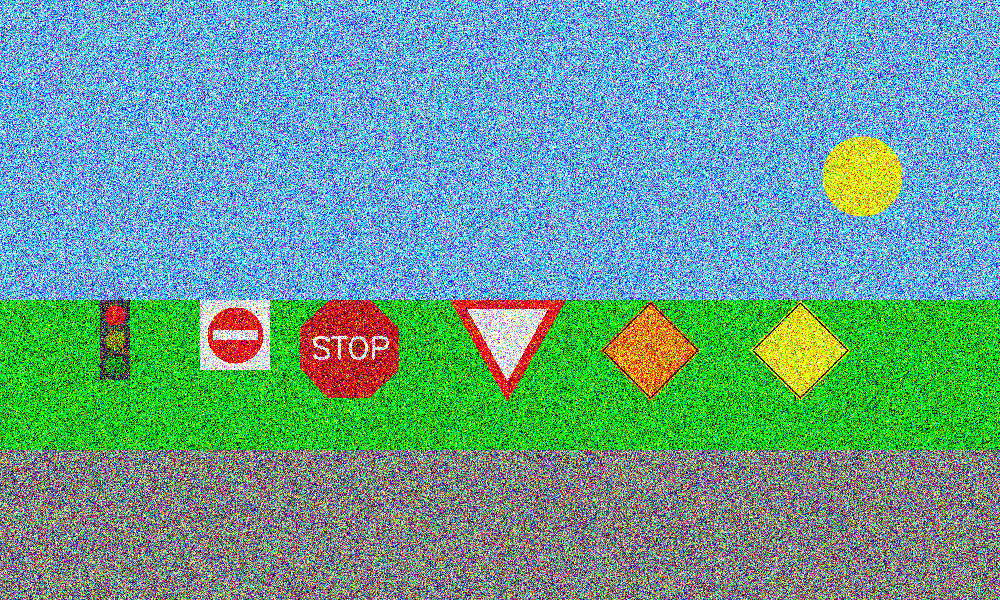
#> input picture input_images/noisy_scene_all_signs.png, 1000 x 600 px
$ python -i ps2.py   (imports and definitions only)
#> lines starting #> are read from the running program, lines starting #| are printed output that depends on the picture; after the words box and inside, x2 and y2 are one past the last pixel; in counts of white or black regions, pixels touching at a corner belong together
"""
CS6476 Problem Set 2 imports. Only Numpy and cv2 are allowed.
"""
import cv2

import numpy as np


def traffic_light_detection(img_in, radii_range):
    """Finds the coordinates of a traffic light image given a radii
    range.

    Use the radii range to find the circles in the traffic light and
    identify which of them represents the yellow light.

    Analyze the states of all three lights and determine whether the
    traffic light is red, yellow, or green. This will be referred to
    as the 'state'.

    It is recommended you use Hough tools to find these circles in
    the image.

    The input image may be just the traffic light with a white
    background or a larger image of a scene containing a traffic
    light.

    Args:
        img_in (numpy.array): image containing a traffic light.
        radii_range (list): range of radii values to search for.

    Returns:
        tuple: 2-element tuple containing:
        coordinates (tuple): traffic light center using the (x, y)
                             convention.
        state (str): traffic light state. A value in {'red', 'yellow',
                     'green'}
    """


    original_image = img_in.copy()

    img_in = cv2.cvtColor(img_in,cv2.COLOR_BGR2GRAY)

    hsvImage = cv2.cvtColor(original_image, cv2.COLOR_BGR2HSV)

    maskgreen = cv2.inRange(hsvImage, (36, 0, 255), (70, 255,255))


    maskyellow = cv2.inRange(hsvImage, (15,0,255), (36, 255, 255))

    maskred = cv2.inRange(hsvImage, (0,50,255), (5,255,255))

    target_red = cv2.bitwise_and(original_image,original_image, mask=maskred)
    target_yellow = cv2.bitwise_and(original_image,original_image, mask=maskyellow)
    target_green = cv2.bitwise_and(original_image,original_image, mask=maskgreen)


    x_cord = 0
    y_cord = 0
    traffic_light_colour = ''

    img_green = cv2.cvtColor(target_green,cv2.COLOR_BGR2GRAY)
    img_green = cv2.medianBlur(img_green, 5)

    green_circles = cv2.HoughCircles(img_green,cv2.HOUGH_GRADIENT,1,70,param1=50, param2=10, minRadius=10, maxRadius=30)
    if green_circles is not None:
        traffic_light_colour = 'green'

    img_yellow = cv2.cvtColor(target_yellow,cv2.COLOR_BGR2GRAY)
    img_yellow = cv2.medianBlur(img_yellow, 5)

    yellow_circles = cv2.HoughCircles(img_yellow,cv2.HOUGH_GRADIENT,1,70,param1=50, param2=10, minRadius=10, maxRadius=30)
    if yellow_circles is not None:
        traffic_light_colour = 'yellow'

    img_red = cv2.cvtColor(target_red,cv2.COLOR_BGR2GRAY)
    img_red = cv2.medianBlur(img_red, 5)

    red_circles = cv2.HoughCircles(img_red,cv2.HOUGH_GRADIENT,1,70,param1=60, param2=10, minRadius=10, maxRadius=30)
    if red_circles is not None:
        dn_x,dn_y = do_not_enter_sign_detection(original_image)
        traffic_light_colour = 'red'
        red_circles = np.uint16(np.around(red_circles))

        for i in red_circles[0,:]:
            if(dn_x-10<=i[0]<= dn_x+10 and dn_y-10<= i[1]<= dn_y+10):
                print('this is do not enter sign')
        else:
            cv2.circle(original_image,(i[0],i[1]),i[2],(0,255,0),3)


    mask_middle_yellow = cv2.inRange(hsvImage, (15,0,0), (36, 255, 255))
    target_middle_yellow = cv2.bitwise_and(original_image,original_image, mask=mask_middle_yellow)

    img_in = cv2.cvtColor(target_middle_yellow,cv2.COLOR_BGR2GRAY)
    img_in = cv2.medianBlur(img_in, 5)

    circles = cv2.HoughCircles(img_in,cv2.HOUGH_GRADIENT,1.03,80,param1=65, param2=13, minRadius=8, maxRadius=30)


    small_circle = 30
    if circles is not None:

        vector_circles = np.uint16(np.around(circles))

        if(len(vector_circles[0,:])>1):
            for i in vector_circles[0,:]:
                if(i[2] < small_circle):
                    small_circle = i[2]
        else:
            for i in vector_circles[0,:]:
                small_circle = i[2]


        for i in vector_circles[0,:]:

            if(i[2] == small_circle):
                cv2.circle(original_image,(i[0],i[1]),i[2],(0,255,0),3)
                x_cord = i[0]
                y_cord = i[1]


    return (x_cord,y_cord), traffic_light_colour


    #raise NotImplementedError


def yield_sign_detection(img_in):
    """Finds the centroid coordinates of a yield sign in the provided
    image.

    Args:
        img_in (numpy.array): image containing a traffic light.

    Returns:
        (x,y) tuple of coordinates of the center of the yield sign.
    """
    """
    if(dne_x >0 and dne_y > 0):
        cmask = np.ones(original_gray.shape,np.uint8) # snp.ones(ys_original.shape, dtype=np.uint8)
        cmask_circle = cv2.circle(cmask, (dne_x, dne_y), 50, 255, -1)
        cmask_circle = 255-cmask_circle


        original_gray = original_gray & cmask_circle

    """


    ys_original = img_in.copy()

    original_gray = cv2.cvtColor(ys_original,cv2.COLOR_BGR2GRAY)
    dne_x,dne_y = do_not_enter_sign_detection(img_in)


    ys_hsvImage = cv2.cvtColor(ys_original, cv2.COLOR_BGR2HSV)

    mask_ys_red = cv2.inRange(ys_hsvImage,(0,150,255), (3,255,255))
    target_ys_red = cv2.bitwise_and(ys_original,ys_original, mask=mask_ys_red)
    target_ys_gray = cv2.cvtColor(target_ys_red,cv2.COLOR_BGR2GRAY)


    kernel = np.ones((4,4), np.uint8)
    closing = cv2.morphologyEx(target_ys_gray, cv2.MORPH_CLOSE, kernel)


    coord = cv2.findNonZero(target_ys_gray)

    x,y,w,h = cv2.boundingRect(coord)
    target_ys_red = cv2.rectangle(target_ys_red,(x,y),(x+w,y+h),(0,255,0),2)


    img = cv2.medianBlur(target_ys_red,11)
    gray = cv2.cvtColor(img,cv2.COLOR_BGR2GRAY)
    gray = cv2.blur(closing, (3, 3))
    edges = cv2.Canny(gray,100,300,apertureSize = 3)


    linesP = cv2.HoughLinesP(edges, 1, np.pi / 180, 25, 2, 20, 10)

    xmax= 0
    xmin= 0

    ymax= 0
    ymin= 0

    line_coords_list = []
    if linesP is not None:

        if(len(linesP)>=4):


            for i in range(0, len(linesP)):


                l = linesP[i][0]
                #print(linesP[i][0])

                if((l[0] > (dne_x+10) or l[0] < (dne_x-10)) and (l[1] > (dne_y+10) or l[1] < (dne_y-10))):


                    if (l[2] >= l[0] and l[2] >= xmax):
                        xmax = l[2]
                    if (xmin == 0):
                        xmin = l[0]
                    if (l[0] <= xmin):
                        xmin = l[0]

                    if (l[3] >= l[1] and l[3] >= ymax):
                        ymax = l[3]
                    if (ymin == 0):
                        ymin = l[1]
                    if (l[1] <= ymin):
                        ymin = l[1]


                    cv2.line(ys_original, (l[0], l[1]), (l[2], l[3]), (0,255,0), 2, cv2.LINE_AA)


    edges = cv2.cvtColor(ys_original, cv2.COLOR_BGR2GRAY)


    return (int(xmin+(xmax-xmin)/2), int(ymin+(ymax-ymin)/3))


    #raise NotImplementedError


def stop_sign_detection(img_in):
    """Finds the centroid coordinates of a stop sign in the provided
    image.

    Args:
        img_in (numpy.array): image containing a traffic light.

    Returns:
        (x,y) tuple of the coordinates of the center of the stop sign.
    """


    ss_original = img_in.copy()
    ss_hsvImage = cv2.cvtColor(ss_original, cv2.COLOR_BGR2HSV)

    mask_ss_red = cv2.inRange(ss_hsvImage, (0,50,20), (5,255,220))

    target_ss_red = cv2.bitwise_and(ss_original,ss_original, mask=mask_ss_red)

    img = cv2.medianBlur(target_ss_red,11)
    gray = cv2.cvtColor(img,cv2.COLOR_BGR2GRAY)
    edges = cv2.Canny(gray,50,200)


    lines = cv2.HoughLines(edges,1,np.pi/180,32,np.array([]))

    if lines is not None:

        for line in lines:

            rho,theta = line[0]

            a,b = np.cos(theta), np.sin(theta)
            x0,y0 = a*rho, b*rho
            x1,y1= int(x0 + 1000*(-b)),int(y0 + 1000*(a))
            x2,y2 = int(x0 - 1000*(-b)),int(y0 - 1000*(a))

            cv2.line(ss_original,(x1,y1),(x2,y2),(0,255,0),2)

    cdst = cv2.cvtColor(edges, cv2.COLOR_GRAY2BGR)
    cdstP = np.copy(cdst)

    linesP = cv2.HoughLinesP(edges, 1, np.pi / 180, 32, None, 20, 10)

    if linesP is not None:
        for i in range(0, len(linesP)):
            l = linesP[i][0]
            cv2.line(cdstP, (l[0], l[1]), (l[2], l[3]), (0,255,0), 2, cv2.LINE_AA)


    edges = cv2.cvtColor(cdstP, cv2.COLOR_BGR2GRAY)

    coord = cv2.findNonZero(edges)

    x,y,w,h = cv2.boundingRect(coord)
    cdstP = cv2.rectangle(cdstP,(x,y),(x+w,y+h),(0,255,0),2)


    return (x+int(w/2),y+int(h/2))
    #raise NotImplementedError


def warning_sign_detection(img_in):
    """Finds the centroid coordinates of a warning sign in the
    provided image.

    Args:
        img_in (numpy.array): image containing a traffic light.

    Returns:
        (x,y) tuple of the coordinates of the center of the sign.
    """

    wr_original = img_in.copy()
    wr_hsvImage = cv2.cvtColor(wr_original, cv2.COLOR_BGR2HSV)
    mask_wr_yellow = cv2.inRange(wr_hsvImage, (20, 100, 255), (40, 255, 255))
    target_wr_yellow = cv2.bitwise_and(wr_original,wr_original, mask=mask_wr_yellow)


    img = cv2.medianBlur(target_wr_yellow,11)
    gray = cv2.cvtColor(img,cv2.COLOR_BGR2GRAY)
    edges = cv2.Canny(gray,50,200)

    linesP = cv2.HoughLinesP(edges, 1, np.pi / 180, 32, None, 20, 10)

    xmax= 0
    xmin= 0

    ymax= 0
    ymin= 0
    if linesP is not None:
        for i in range(0, len(linesP)):


            l = linesP[i][0]


            if (l[2] >= l[0] and l[2] >= xmax):
                xmax = l[2]
            if (xmin == 0):
                xmin = l[0]
            if (l[0] <= xmin):
                xmin = l[0]

            if (l[3] >= l[1] and l[3] >= ymax):
                ymax = l[3]
            if (ymin == 0):
                ymin = l[1]
            if (l[1] <= ymin):
                ymin = l[1]


            cv2.line(wr_original, (l[0], l[1]), (l[2], l[3]), (0,255,0), 2, cv2.LINE_AA)


    edges = cv2.cvtColor(wr_original, cv2.COLOR_BGR2GRAY)

    return (int(xmin+(xmax-xmin)/2), int(ymin+(ymax-ymin)/2))
    #raise NotImplementedError


def construction_sign_detection(img_in):
    """Finds the centroid coordinates of a construction sign in the
    provided image.

    Args:
        img_in (numpy.array): image containing a traffic light.

    Returns:
        (x,y) tuple of the coordinates of the center of the sign.
    """
    cs_original = img_in.copy()
    cs_hsvImage = cv2.cvtColor(cs_original, cv2.COLOR_BGR2HSV)
    mask_cs_orange = cv2.inRange(cs_hsvImage, (15, 60, 255), (15,255,255))
    target_cs_orange = cv2.bitwise_and(cs_original,cs_original, mask=mask_cs_orange)

    img_cs_orange = cv2.cvtColor(target_cs_orange, cv2.COLOR_BGR2GRAY)

    coord = cv2.findNonZero(img_cs_orange)


    x,y,w,h = cv2.boundingRect(coord)
    target_cs_orange = cv2.rectangle(target_cs_orange,(x,y),(x+w,y+h),(0,255,0),2)


    return (x+int(w/2),y+int(h/2))
    #raise NotImplementedError


def do_not_enter_sign_detection(img_in):
    """Find the centroid coordinates of a do not enter sign in the
    provided image.

    Args:
        img_in (numpy.array): image containing a traffic light.

    Returns:
        (x,y) typle of the coordinates of the center of the sign.
    """
    dne_original = img_in.copy()

    cv2.waitKey(0)
    dne_hsvImage = cv2.cvtColor(dne_original, cv2.COLOR_BGR2HSV)
    cmask = np.zeros(dne_original.shape, dtype=np.uint8)

    mask_dne_red = cv2.inRange(dne_hsvImage, (0,150,225), (5,255,255))

    target_dne_red = cv2.bitwise_and(dne_original,dne_original, mask=mask_dne_red)

    x = 0
    y = 0

    img_dne_red = cv2.cvtColor(target_dne_red, cv2.COLOR_BGR2GRAY)


    img_dne_red = cv2.medianBlur(img_dne_red, 7)

    dne_red_circles = cv2.HoughCircles(img_dne_red,cv2.HOUGH_GRADIENT,1,150,param1=30, param2=15, minRadius=25, maxRadius=50)

    if dne_red_circles is not None:
        dne_red_circles = np.uint16(np.around(dne_red_circles))

        for i in dne_red_circles[0,:]:
            # draw the outer circle

            cv2.circle(dne_original,(i[0],i[1]),i[2],(0,255,0),2)
            x = i[0]
            y = i[1]


    return (x,y)
    #raise NotImplementedError


# [90 lines left out: function traffic_sign_detection, not called in this run]
    #raise NotImplementedError


def traffic_sign_detection_noisy(img_in):
    """Finds all traffic signs in a synthetic noisy image.

    The image may contain at least one of the following:
    - traffic_light
    - no_entry
    - stop
    - warning
    - yield
    - construction

    Use these names for your output.

    See the instructions document for a visual definition of each
    sign.

    Args:
        img_in (numpy.array): input image containing at least one
                              traffic sign.

    Returns:
        dict: dictionary containing only the signs present in the
              image along with their respective centroid coordinates
              as tuples.

              For example: {'stop': (1, 3), 'yield': (4, 11)}
              These are just example values and may not represent a
              valid scene.
    """
    n_sign_type = []
    n_center = []

    dne_img_in = cv2.GaussianBlur(img_in,(5,5),cv2.BORDER_DEFAULT)

    n_dne_x = 0
    n_dne_y = 0
    n_dne_x,n_dne_y = do_not_enter_sign_detection(img_in)

    n_ss_x = 0
    n_ss_y = 0
    n_ss_x,n_ss_y = stop_sign_detection(img_in)

    n_cs_x = 0
    n_cs_y = 0
    n_cs_x,n_cs_y = construction_sign_detection(img_in)

    n_ws_x = 0
    n_ws_y = 0
    n_ws_x,n_ws_y = warning_sign_detection(img_in)

    n_ys_x = 0
    n_ys_y = 0
    n_ys_x,n_ys_y = yield_sign_detection(img_in)

    radii_range = range(10, 30, 1)
    n_tl_x = 0
    n_tl_y = 0
    n_tl_coord, n_tl_state = traffic_light_detection(img_in,radii_range)

    n_tl_x = n_tl_coord[0]
    n_tl_y = n_tl_coord[1]


    if(n_dne_x > 0 and n_dne_y > 0):
        n_sign_type.append('no_entry')
        n_center.append((n_dne_x,n_dne_y))
    if(n_ss_x >0 and n_ss_y >0):
        n_sign_type.append('stop')
        n_center.append((n_ss_x,n_ss_y))
    if(n_cs_x >0 and n_cs_y >0):
        n_sign_type.append('construction')
        n_center.append((n_cs_x,n_cs_y))
    if(n_ws_x >0 and n_ws_y >0):
        n_sign_type.append('warning')
        n_center.append((n_ws_x,n_ws_y))
    if(n_ys_x >0 and n_ys_y >0):
        n_sign_type.append('yield')
        n_center.append((n_ys_x,n_ys_y))
    if(n_tl_x >0 and n_tl_y >0):
        n_sign_type.append('traffic_light')
        n_center.append((n_tl_x,n_tl_y))


    final_n = {}
    for i in range(0, len(n_sign_type)):
        final_n[n_sign_type[i]] = n_center[i]


    return final_n


# [128 lines left out: function traffic_sign_detection_challenge, not called in this run]


 #   return {'stop': (int(sxmin+(sxmax-sxmin)/2), int(symin+(symax-symin)/2)),'construction':(int(xmin+(xmax-xmin)/2), int(ymin+(ymax-ymin)/2))}
#    raise NotImplementedError


################################ CHANGE BELOW FOR MORE CUSTOMIZATION #######################
""" The functions below are used for each individual part of the report section.

Feel free to change the return statements but ensure that the return type remains the same
for the autograder.

"""

# Part 2 outputs
def ps2_2_a_1(img_in):
    return do_not_enter_sign_detection(img_in)

def ps2_2_a_2(img_in):
    return stop_sign_detection(img_in)

def ps2_2_a_3(img_in):
    return construction_sign_detection(img_in)

def ps2_2_a_4(img_in):
    return warning_sign_detection(img_in)

def ps2_2_a_5(img_in):
    return yield_sign_detection(img_in)


# Part 3 outputs
def ps2_3_a_1(img_in):
    return traffic_sign_detection(img_in)

def ps2_3_a_2(img_in):
    return traffic_sign_detection(img_in)


# Part 4 outputs
def ps2_4_a_1(img_in):
    return traffic_sign_detection_noisy(img_in)

def ps2_4_a_2(img_in):
    return traffic_sign_detection_noisy(img_in)

# Part 5 outputs
def ps2_5_a(img_in):
    return traffic_sign_detection_challenge(img_in)

>>> import cv2
>>> picture = cv2.imread('input_images/noisy_scene_all_signs.png')
#> picture is the input picture: shape (600, 1000, 3); mean B, G, R 149.7, 158.4, 104.9
>>> result = traffic_sign_detection_noisy(picture)
#> in do_not_enter_sign_detection, `mask_dne_red = cv2.inRange(dne_hsvImage, (0,150,225), (5,255,255))`:
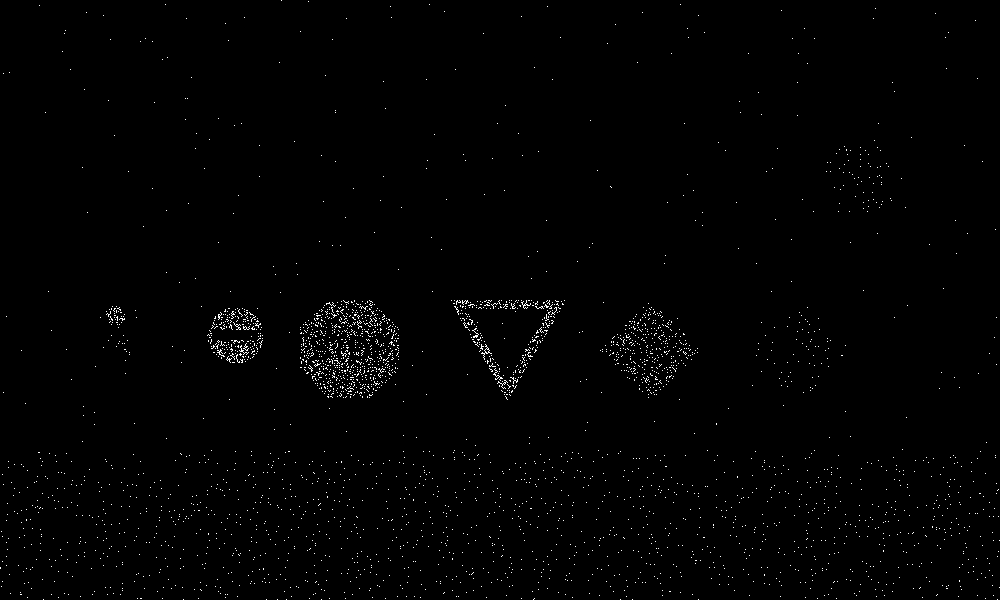
#> mask_dne_red: shape (600, 1000); 0.82% white in thin lines or dots
#> in do_not_enter_sign_detection, `dne_red_circles = cv2.HoughCircles(img_dne_red,cv2.HOUGH_GRADIENT,1,15..`: dne_red_circles = None
#> in traffic_sign_detection_noisy, `n_dne_x,n_dne_y = do_not_enter_sign_detection(img_in)`: n_dne_x = 0
#> in stop_sign_detection, `target_ss_red = cv2.bitwise_and(ss_original,ss_original, mask=mask_ss_..`:
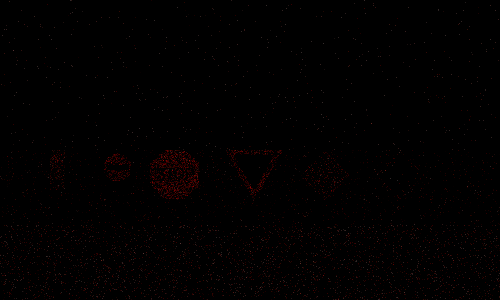
#> target_ss_red: shape (600, 1000, 3) (shown at 1/2 size); mean B, G, R 0.3, 0.3, 1.8
#> in stop_sign_detection, `lines = cv2.HoughLines(edges,1,np.pi/180,32,np.array([]))`: lines = None
#> in stop_sign_detection, `x,y,w,h = cv2.boundingRect(coord)`: x = 0
#> in construction_sign_detection, `coord = cv2.findNonZero(img_cs_orange)`: coord = contour of 537 points, box (x1, y1, x2, y2) (1, 10, 1000, 600), area 18898
#> in construction_sign_detection, `x,y,w,h = cv2.boundingRect(coord)`: x = 1; y = 10; w = 999; h = 590
#> in construction_sign_detection, `target_cs_orange = cv2.rectangle(target_cs_orange,(x,y),(x+w,y+h),(0,2..`:
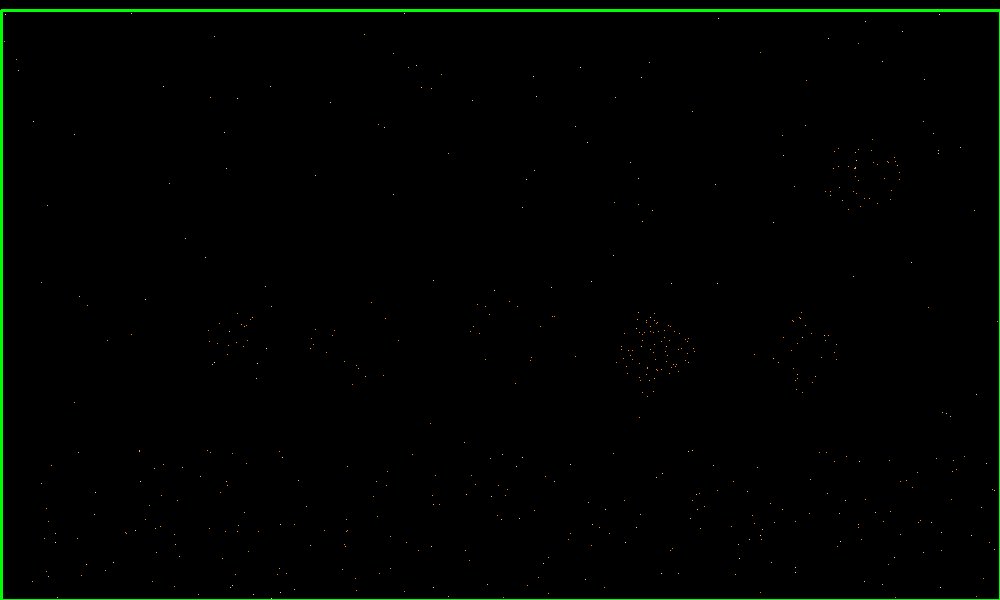
#> target_cs_orange: shape (600, 1000, 3); mean B, G, R 0, 2.8, 0.2
#> in traffic_sign_detection_noisy, `n_cs_x,n_cs_y = construction_sign_detection(img_in)`: n_cs_x = 500; n_cs_y = 305
#> in warning_sign_detection, `linesP = cv2.HoughLinesP(edges, 1, np.pi / 180, 32, None, 20, 10)`: linesP = 33 rows, first 6: [796, 339, 806, 317], [789, 336, 801, 313], [800, 386, 814, 325], [801, 367, 813, 325], [850, 207, 873, 153], [843, 191, 858, 145]
#> the loop in warning_sign_detection, `for i in range(0, len(linesP)):  ` made 33 passes
#> (l, xmax, xmin, ymin) on pass 1: ([796, 339, 806, 317], 806, 796, 339)
#> after the loop in warning_sign_detection, `for i in range(0, len(linesP)):`:
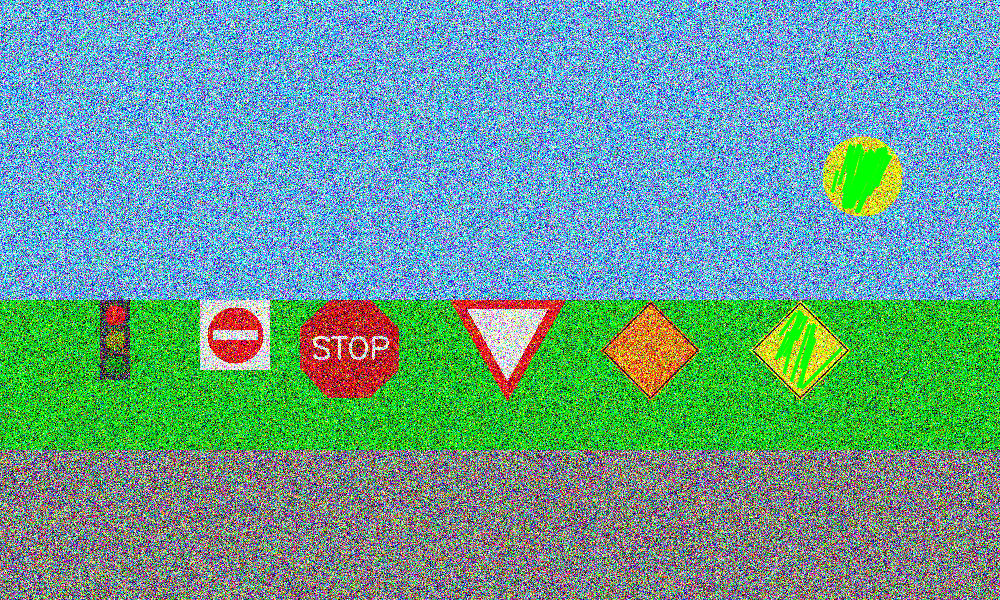
#> wr_original: shape (600, 1000, 3); 0.72% of pixels changed, all inside (x1, y1, x2, y2) = (774, 144, 893, 390)
#> after the loop in warning_sign_detection, `for i in range(0, len(linesP)):`: xmax = 890; xmin = 776; ymax = 0; ymin = 171
#> in warning_sign_detection, `edges = cv2.cvtColor(wr_original, cv2.COLOR_BGR2GRAY)`:
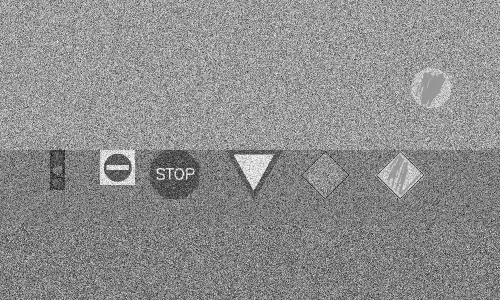
#> edges: shape (600, 1000) (shown at 1/2 size); min 0, max 255, mean 141.1
#> in traffic_sign_detection_noisy, `n_ws_x,n_ws_y = warning_sign_detection(img_in)`: n_ws_x = 833; n_ws_y = 85
#> in yield_sign_detection, `dne_x,dne_y = do_not_enter_sign_detection(img_in)`: dne_x = 0
#> in yield_sign_detection, `mask_ys_red = cv2.inRange(ys_hsvImage,(0,150,255), (3,255,255))`:
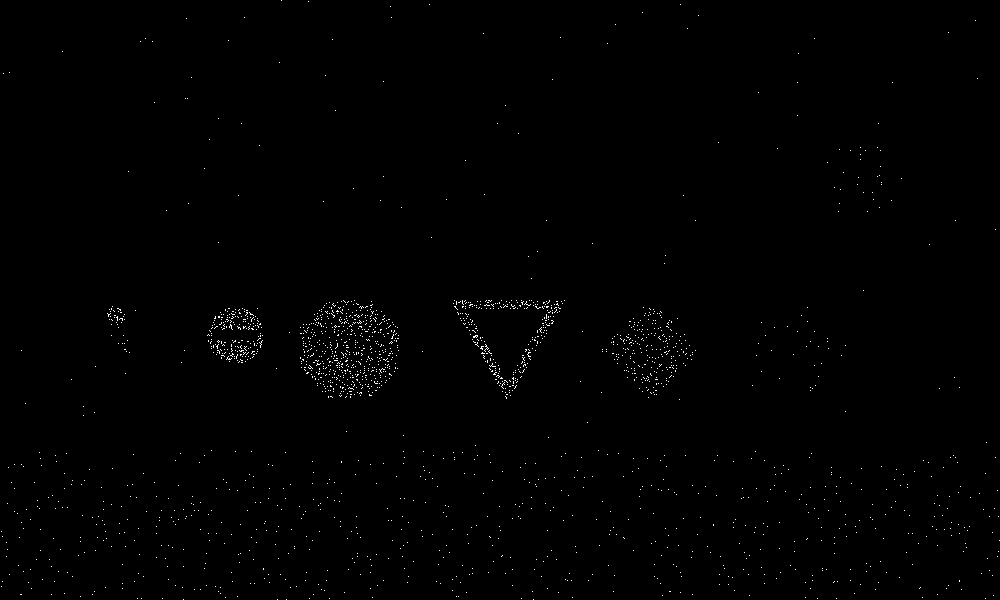
#> mask_ys_red: shape (600, 1000); 0.48% white in thin lines or dots
#> (the rest of the program and of its run is left out)
